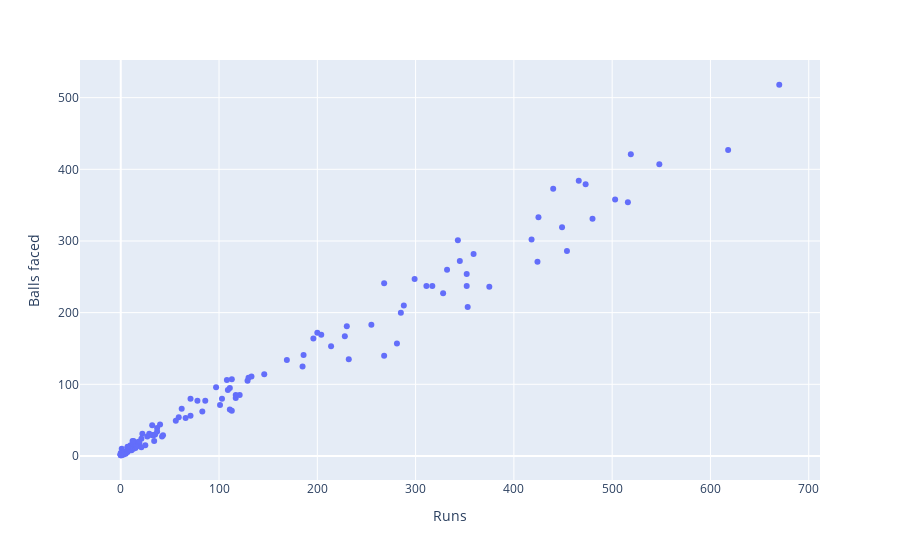

The code cell stored with this chart in its notebook:
### Markdown cell above
## Q20. Scatter plot of runs scored by a player v/s balls faced in a season. Then find the relationship between these 2 variables.

### Code cell
px.scatter(df,x="Runs",y="Balls faced",hover_data="Player")

### Figure 1 — Plotly figure (JSON) as saved in the notebook; plotly's stock layout.template omitted (floating-point values rounded to 4 significant figures; data arrays with more than 128 entries replaced by an {"elided": "..."} marker saying what was removed)
{"data": [{"customdata": {"elided": "133x1 str values"}, "hovertemplate": "Runs=%{x}<br>Balls faced=%{y}<br>Player=%{customdata[0]}<extra></extra>", "legendgroup": "", "marker": {"color": "#636efa", "symbol": "circle"}, "mode": "markers", "name": "", "orientation": "v", "showlegend": false, "type": "scatter", "x": {"elided": "133 int values"}, "xaxis": "x", "y": {"elided": "133 int values"}, "yaxis": "y"}], "layout": {"autosize": true, "legend": {"tracegroupgap": 0}, "margin": {"t": 60}, "xaxis": {"anchor": "y", "autorange": true, "domain": [0, 1], "range": [-40.71, 710.7], "title": {"text": "Runs"}, "type": "linear"}, "yaxis": {"anchor": "x", "autorange": true, "domain": [0, 1], "range": [-39.03, 558.0], "title": {"text": "Balls faced"}, "type": "linear"}}}
